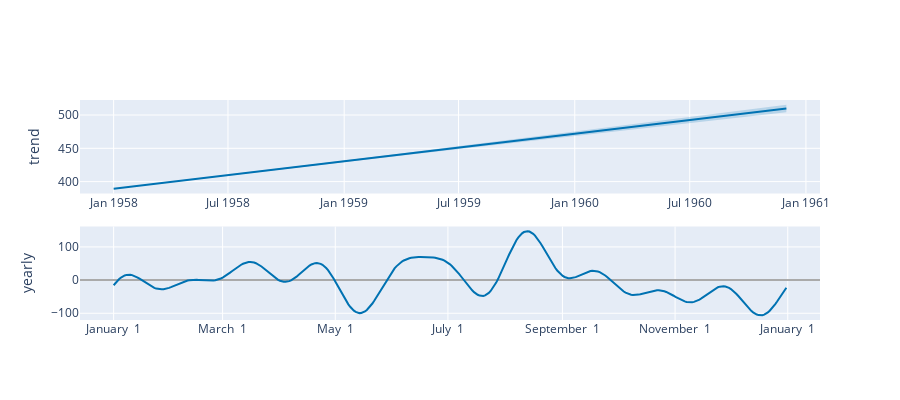

Source (notebook cell):
### Code cell
plot_components_plotly(m, forecast)
